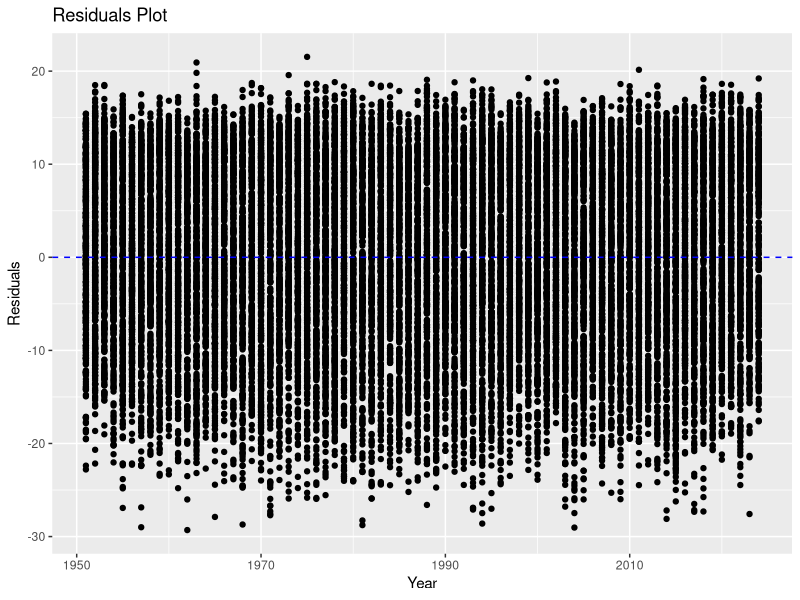
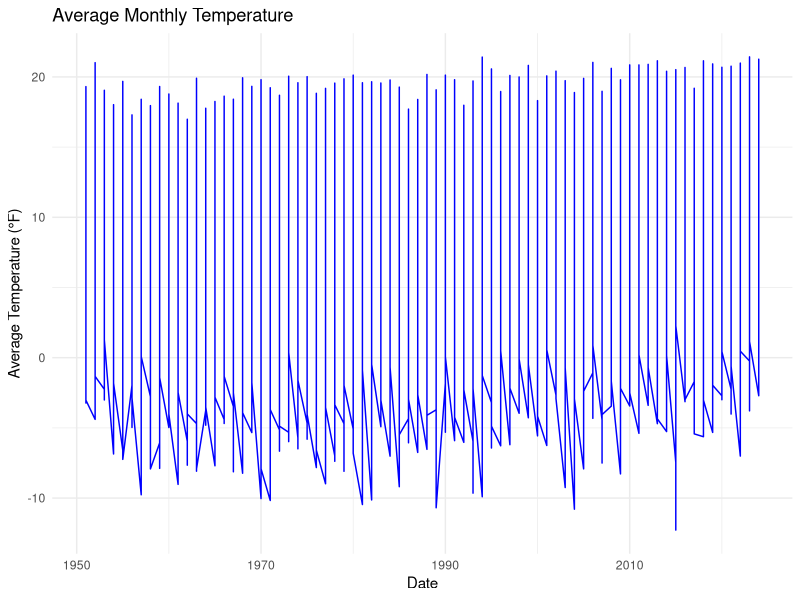
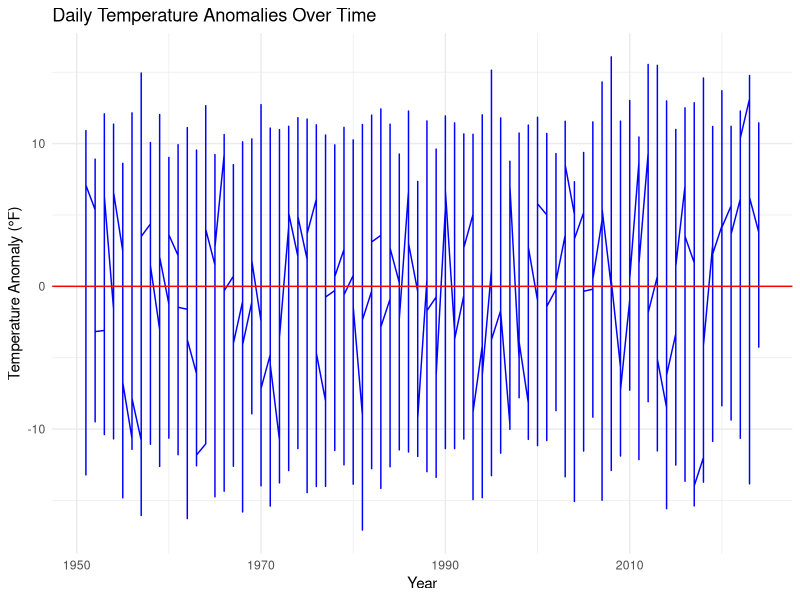

The R source for these figures, in order: (Note: this script raises an error after producing the figures.)
## Create data visualizations from NOAA climate data


#---------------------------------------------#
####        Load Required Packages         ####
#---------------------------------------------#

library(tidyverse)
library(dplyr)
library(ggplot2)

#-----------------------#
####    Read Data    ####
#-----------------------#

#Reading in CSV as a tibble
noaa.data <- read.csv("data/nClimGrid_daily_clean.csv") %>%
  as_tibble()

#-----------------------#
####    Data Manip   ####
#-----------------------#

#average.year.temp <- noaa.data %>%
 # group_by(year) %>%
 # summarize(AvgTemp = mean(tmean))

#### perform linear regression for temperature over time----------------
# source: https://rpubs.com/zmalesker2/1139127

LR <- lm(tmean ~ year, data = noaa.data)

summary(LR)

#plotting the residuals

ResidualsPlot <- 
  ggplot(noaa.data, aes(x = year, y = residuals(LR))) +
  geom_point() +
  geom_hline(yintercept = 0, linetype = "dashed", color = "blue") + 
  labs(title = "Residuals Plot",
       x = "Year",
       y = "Residuals")


print(ResidualsPlot)


#### Temperature trends over time ------------------------------

monthly_data <- noaa.data %>%
  group_by(year, month) %>%
  summarize(MonthlyAvgTemp = mean(tmean, na.rm = TRUE)) 

#monthly_data <- noaa.data %>%
 # mutate(YearMonth = format(date, "%Y-%m" )) %>% 
#  group_by(YearMonth) %>%
#  summarize(MonthlyAvgTemp = mean(tmean, na.rm = TRUE)) %>% 
  

ggplot(monthly_data, aes(x = as.numeric(year), y = MonthlyAvgTemp)) +
  geom_line(color = "blue") +
  labs(title = "Average Monthly Temperature",
       x = "Date",
       y = "Average Temperature (°F)") +
  theme_minimal()



# Temperature anomalies --------------------------------------------

# Check and convert the Date column to Date format
noaa.data$date <- as.Date(noaa.data$date)

# Extract Day of Year
new.noaa.data <- noaa.data %>%
 mutate(DayOfYear = format(date, "%j"))

# baseline as the average temperature per day across years
daily.baseline <- new.noaa.data %>%
  group_by(DayOfYear) %>%
  summarize(BaselineTemp = mean(tmean, na.rm = TRUE))

# Join the baseline with the original data
new.noaa.data <- new.noaa.data %>%
  left_join(daily.baseline, by = "DayOfYear")

# Calculate the daily temperature anomaly
new.noaa.data  <- new.noaa.data %>%
  mutate(TempAnomaly = tmean - BaselineTemp)

# visualize the anomalies over time

ggplot(new.noaa.data , aes(x = year, y = TempAnomaly)) +
  geom_line(color = "blue") +
  geom_hline(yintercept = 0, linetype = "solid", color = "red") +
  labs(title = "Daily Temperature Anomalies Over Time",
       x = "Year", y = "Temperature Anomaly (°F)") +
  theme_minimal()



# Calculate a baseline average temperature

# baseline as the average temperature per day across years
monthly_data <- noaa.data %>%
  group_by(year, month) %>%
  summarize(MonthlyAvgTemp = mean(tmean, na.rm = TRUE))

# Calculate baseline monthly average temperature
monthly_baseline <- monthly_data %>%
  group_by(month) %>%
  summarize(BaselineTemp = mean(MonthlyAvgTemp, na.rm = TRUE))

# Join baseline with original data
monthly_data <- monthly_data %>%
  left_join(monthly_baseline, by = "month")

# Calculate the monthly temperature anomaly
monthly_data <- monthly_data %>%
  mutate(TempAnomaly = MonthlyAvgTemp - BaselineTemp)

# visualize the anomalies over time using ggplot2
ggplot(new.monthly.data, aes(x = year, y = TempAnomaly)) +
  geom_line(color = "blue") +
  geom_hline(yintercept = 0, linetype = "solid", color = "red") +
  labs(title = "Monthly Temperature Anomalies Over Time",
       x = "year", y = "Temperature Anomaly (°F)") +
  theme_minimal()


#attempting this - https://www.youtube.com/watch?v=DrNQMaIVEVo 

new.monthly.data <- monthly_data %>% 
  mutate(month = as.numeric(month),
         year = as.numeric(year),
         month = month.abb[month],
         month = factor(month, levels = month.abb))



new.monthly.data %>% 
  ggplot(aes(x = month, y = TempAnomaly, group = year)) + 
  geom_line()
